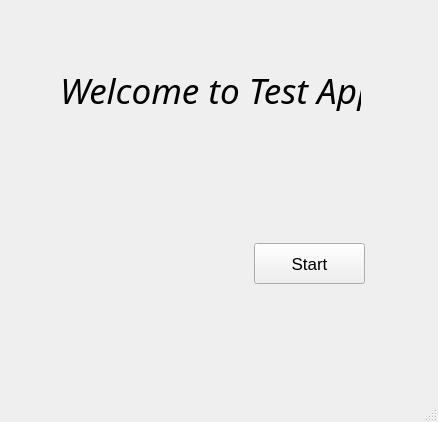
<?xml version="1.0" encoding="UTF-8"?>
<ui version="4.0">
 <class>MainWindow</class>
 <widget class="QMainWindow" name="MainWindow">
  <property name="geometry">
   <rect>
    <x>0</x>
    <y>0</y>
    <width>438</width>
    <height>422</height>
   </rect>
  </property>
  <property name="windowTitle">
   <string>MainWindow</string>
  </property>
  <widget class="QWidget" name="centralwidget">
   <widget class="QStackedWidget" name="stackedWidget">
    <property name="geometry">
     <rect>
      <x>10</x>
      <y>10</y>
      <width>421</width>
      <height>371</height>
     </rect>
    </property>
    <property name="currentIndex">
     <number>0</number>
    </property>
    <widget class="QWidget" name="page_1">
     <widget class="QLabel" name="label_4">
      <property name="geometry">
       <rect>
        <x>50</x>
        <y>60</y>
        <width>301</width>
        <height>41</height>
       </rect>
      </property>
      <property name="font">
       <font>
        <family>Calibri Light</family>
        <pointsize>26</pointsize>
        <italic>true</italic>
        <bold>false</bold>
       </font>
      </property>
      <property name="text">
       <string>Welcome to Test App</string>
      </property>
      <property name="textFormat">
       <enum>Qt::AutoText</enum>
      </property>
      <property name="wordWrap">
       <bool>false</bool>
      </property>
     </widget>
     <widget class="QPushButton" name="StartButton">
      <property name="geometry">
       <rect>
        <x>244</x>
        <y>233</y>
        <width>111</width>
        <height>41</height>
       </rect>
      </property>
      <property name="font">
       <font>
        <pointsize>13</pointsize>
       </font>
      </property>
      <property name="text">
       <string>Start</string>
      </property>
     </widget>
    </widget>
    <widget class="QWidget" name="page_2">
     <widget class="Line" name="line">
      <property name="geometry">
       <rect>
        <x>0</x>
        <y>0</y>
        <width>421</width>
        <height>371</height>
       </rect>
      </property>
      <property name="orientation">
       <enum>Qt::Horizontal</enum>
      </property>
     </widget>
     <widget class="QLabel" name="label">
      <property name="geometry">
       <rect>
        <x>110</x>
        <y>0</y>
        <width>211</width>
        <height>181</height>
       </rect>
      </property>
      <property name="text">
       <string/>
      </property>
      <property name="pixmap">
       <pixmap>../ImageSource/1.PNG</pixmap>
      </property>
     </widget>
     <widget class="Line" name="line_2">
      <property name="geometry">
       <rect>
        <x>5</x>
        <y>190</y>
        <width>411</width>
        <height>181</height>
       </rect>
      </property>
      <property name="orientation">
       <enum>Qt::Vertical</enum>
      </property>
     </widget>
     <widget class="QPushButton" name="Wind1Cancel">
      <property name="geometry">
       <rect>
        <x>290</x>
        <y>260</y>
        <width>75</width>
        <height>24</height>
       </rect>
      </property>
      <property name="text">
       <string>Cancel</string>
      </property>
     </widget>
     <widget class="QPushButton" name="Wind1Next">
      <property name="geometry">
       <rect>
        <x>70</x>
        <y>260</y>
        <width>75</width>
        <height>24</height>
       </rect>
      </property>
      <property name="text">
       <string>Next</string>
      </property>
     </widget>
    </widget>
    <widget class="QWidget" name="page_3">
     <widget class="Line" name="line_3">
      <property name="geometry">
       <rect>
        <x>0</x>
        <y>0</y>
        <width>421</width>
        <height>371</height>
       </rect>
      </property>
      <property name="orientation">
       <enum>Qt::Horizontal</enum>
      </property>
     </widget>
     <widget class="QLabel" name="label_2">
      <property name="geometry">
       <rect>
        <x>110</x>
        <y>0</y>
        <width>211</width>
        <height>181</height>
       </rect>
      </property>
      <property name="text">
       <string/>
      </property>
      <property name="pixmap">
       <pixmap>../ImageSource/2.PNG</pixmap>
      </property>
     </widget>
     <widget class="Line" name="line_4">
      <property name="geometry">
       <rect>
        <x>0</x>
        <y>190</y>
        <width>421</width>
        <height>181</height>
       </rect>
      </property>
      <property name="orientation">
       <enum>Qt::Vertical</enum>
      </property>
     </widget>
     <widget class="QPushButton" name="Wind2Next">
      <property name="geometry">
       <rect>
        <x>230</x>
        <y>260</y>
        <width>75</width>
        <height>24</height>
       </rect>
      </property>
      <property name="text">
       <string>Next</string>
      </property>
     </widget>
     <widget class="QPushButton" name="Wind2Cancel">
      <property name="geometry">
       <rect>
        <x>340</x>
        <y>260</y>
        <width>75</width>
        <height>24</height>
       </rect>
      </property>
      <property name="text">
       <string>Cancel</string>
      </property>
     </widget>
     <widget class="QPushButton" name="Wind2Back">
      <property name="geometry">
       <rect>
        <x>60</x>
        <y>260</y>
        <width>75</width>
        <height>24</height>
       </rect>
      </property>
      <property name="text">
       <string>Back</string>
      </property>
     </widget>
    </widget>
    <widget class="QWidget" name="page_4">
     <widget class="Line" name="line_5">
      <property name="geometry">
       <rect>
        <x>0</x>
        <y>0</y>
        <width>421</width>
        <height>371</height>
       </rect>
      </property>
      <property name="orientation">
       <enum>Qt::Horizontal</enum>
      </property>
     </widget>
     <widget class="Line" name="line_6">
      <property name="geometry">
       <rect>
        <x>0</x>
        <y>190</y>
        <width>421</width>
        <height>181</height>
       </rect>
      </property>
      <property name="orientation">
       <enum>Qt::Vertical</enum>
      </property>
     </widget>
     <widget class="QLabel" name="label_3">
      <property name="geometry">
       <rect>
        <x>110</x>
        <y>0</y>
        <width>211</width>
        <height>181</height>
       </rect>
      </property>
      <property name="text">
       <string/>
      </property>
      <property name="pixmap">
       <pixmap>../ImageSource/3.PNG</pixmap>
      </property>
     </widget>
     <widget class="QPushButton" name="Wind3Cancel">
      <property name="geometry">
       <rect>
        <x>340</x>
        <y>260</y>
        <width>75</width>
        <height>24</height>
       </rect>
      </property>
      <property name="text">
       <string>Cancel</string>
      </property>
     </widget>
     <widget class="QPushButton" name="Wind3Next">
      <property name="geometry">
       <rect>
        <x>230</x>
        <y>260</y>
        <width>75</width>
        <height>24</height>
       </rect>
      </property>
      <property name="text">
       <string>Next</string>
      </property>
     </widget>
     <widget class="QPushButton" name="Wind3Back">
      <property name="geometry">
       <rect>
        <x>60</x>
        <y>260</y>
        <width>75</width>
        <height>24</height>
       </rect>
      </property>
      <property name="text">
       <string>Back</string>
      </property>
     </widget>
    </widget>
    <widget class="QWidget" name="page_5">
     <widget class="QCheckBox" name="checkBox">
      <property name="geometry">
       <rect>
        <x>80</x>
        <y>180</y>
        <width>211</width>
        <height>21</height>
       </rect>
      </property>
      <property name="text">
       <string>Testing is completed</string>
      </property>
     </widget>
     <widget class="QLineEdit" name="FirstName">
      <property name="geometry">
       <rect>
        <x>80</x>
        <y>70</y>
        <width>113</width>
        <height>22</height>
       </rect>
      </property>
     </widget>
     <widget class="QLineEdit" name="SecondName">
      <property name="geometry">
       <rect>
        <x>80</x>
        <y>120</y>
        <width>113</width>
        <height>22</height>
       </rect>
      </property>
     </widget>
     <widget class="QLabel" name="FirstNameLabel">
      <property name="geometry">
       <rect>
        <x>80</x>
        <y>50</y>
        <width>111</width>
        <height>16</height>
       </rect>
      </property>
      <property name="text">
       <string>First Name</string>
      </property>
     </widget>
     <widget class="QLabel" name="SecondtNameLabel">
      <property name="geometry">
       <rect>
        <x>80</x>
        <y>100</y>
        <width>111</width>
        <height>16</height>
       </rect>
      </property>
      <property name="text">
       <string>Second Name</string>
      </property>
     </widget>
     <widget class="QPushButton" name="Exit">
      <property name="geometry">
       <rect>
        <x>330</x>
        <y>300</y>
        <width>75</width>
        <height>24</height>
       </rect>
      </property>
      <property name="text">
       <string>Exit</string>
      </property>
     </widget>
     <widget class="QPushButton" name="Wind4Back">
      <property name="geometry">
       <rect>
        <x>40</x>
        <y>300</y>
        <width>75</width>
        <height>24</height>
       </rect>
      </property>
      <property name="text">
       <string>Back</string>
      </property>
     </widget>
    </widget>
   </widget>
  </widget>
  <widget class="QMenuBar" name="menubar">
   <property name="geometry">
    <rect>
     <x>0</x>
     <y>0</y>
     <width>438</width>
     <height>22</height>
    </rect>
   </property>
  </widget>
  <widget class="QStatusBar" name="statusbar"/>
 </widget>
 <resources/>
 <connections/>
</ui>
